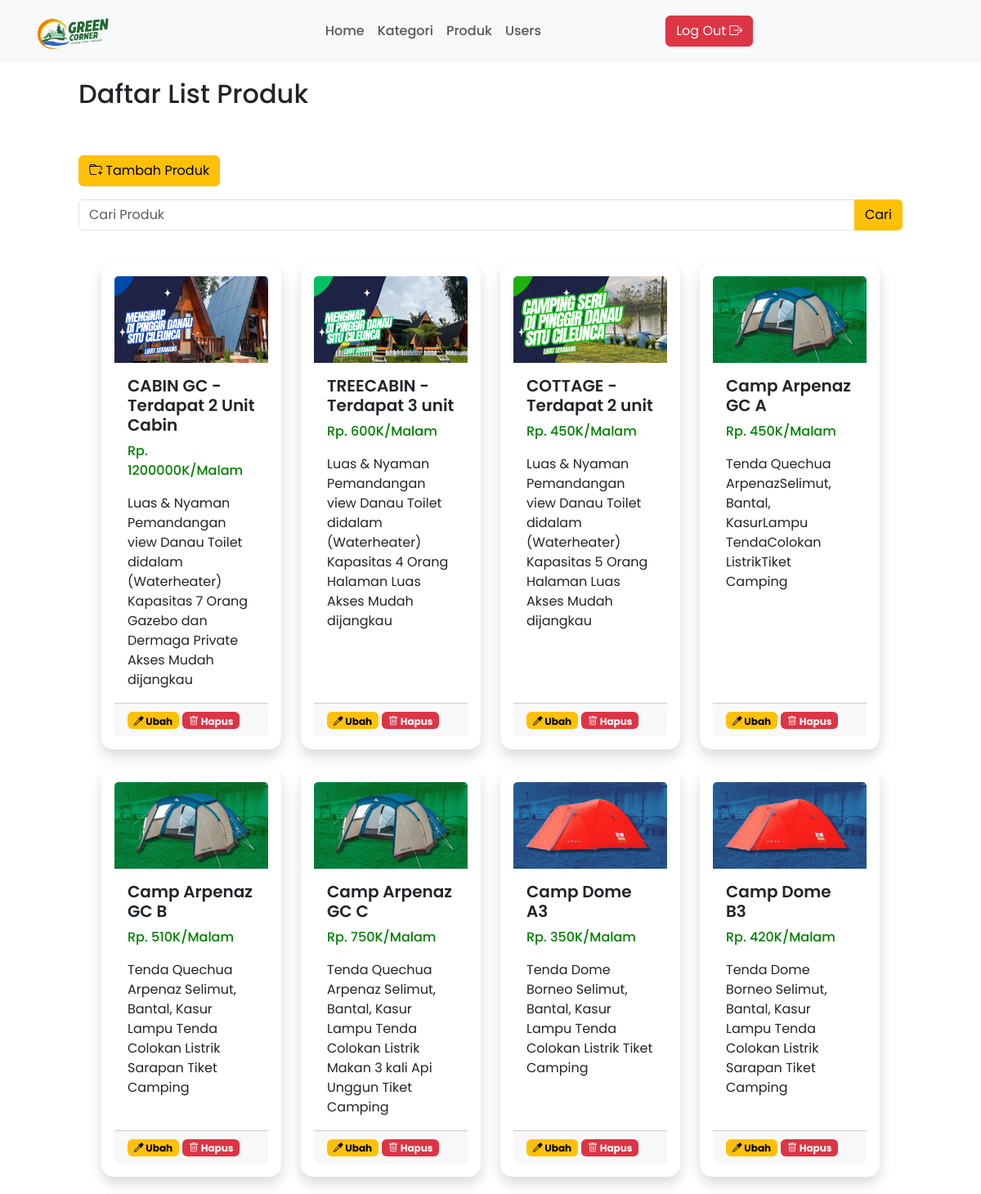
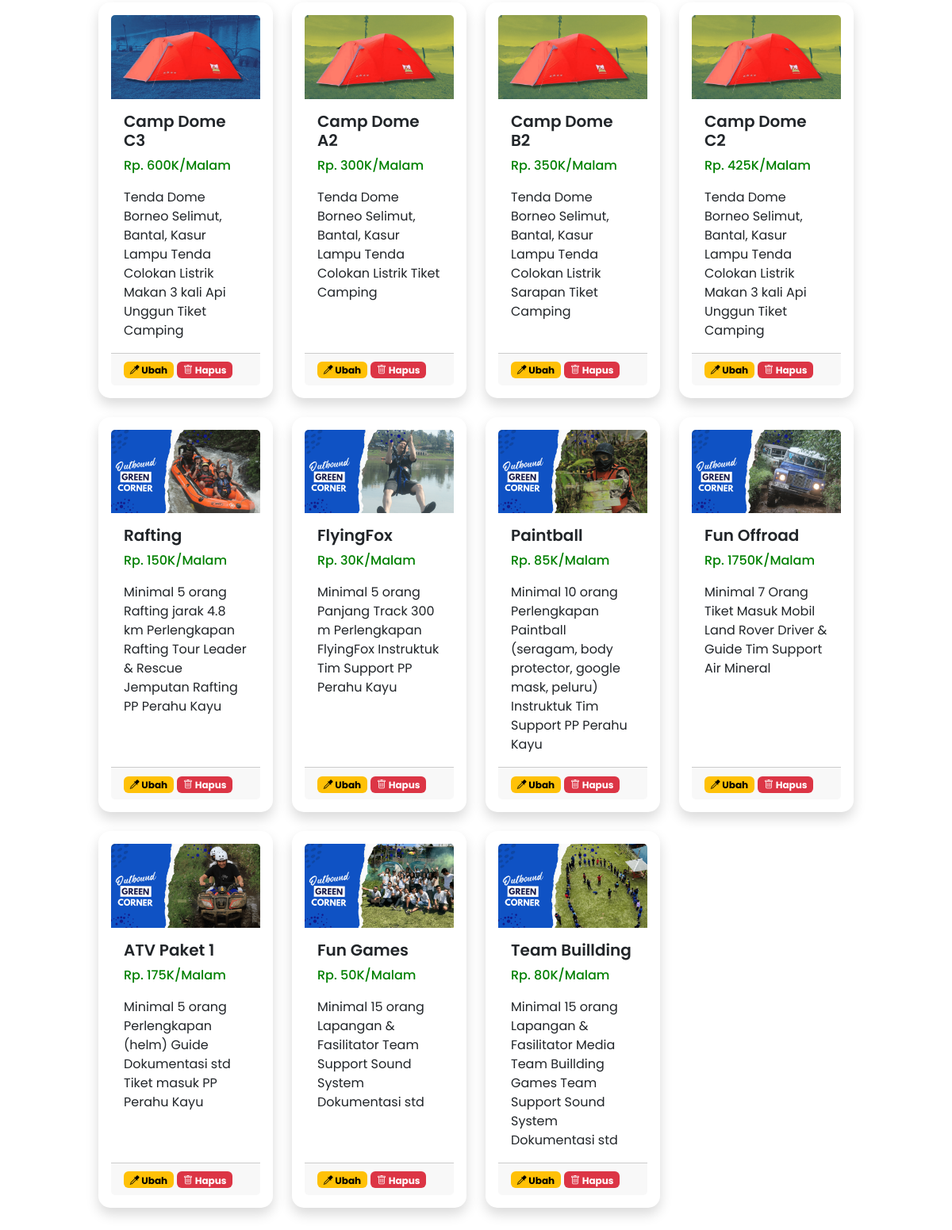
Screenshot of /pages/dashboard/users.php with the database file from the repository (2 pictures, top to bottom).
### tables this page shows
CREATE TABLE `produk` (
  `id` int NOT NULL,
  `kategori_id` int DEFAULT NULL,
  `nama` varchar(255) DEFAULT NULL,
  `harga` decimal(10,0) DEFAULT NULL,
  `gambar` varchar(255) DEFAULT NULL,
  `deskripsi` text
);

### includes/functions.php (called while the page is built, shortened)
<?php
function koneksi()
{
  $db = mysqli_connect('localhost', 'root', '', 'pw2024_tubes_233040073');
  return $db;
}
function query($query)
{
  $conn = koneksi();
  $result = mysqli_query($conn, $query);
  $rows = [];
  while ($row = mysqli_fetch_assoc($result)) {
    $rows[] = $row;
  }
  return $rows;
}

### pages/dashboard/users.php (the view, shortened to what this page needs)
<?php
require '../../includes/functions.php';
$kategori = [];
if (isset($_POST["cari"])) {
  $keyword = $_POST["keyword"];
  $kategori = cariProduk($keyword);
} else {
  $kategori = query("SELECT * FROM produk");
}
include '../../templates/navbardash.php';
?>
<div class="col py-5 my-5 mx-5 px-5">
  <h2>Daftar List Produk</h2>
  <a href="../../pages/crud/tambahProduk.php" class="btn btn-warning mt-5 mb-3"><i class="bi bi-folder-plus"></i> Tambah Produk</a>
  <form action="" method="post">
    <div class="input-group mb-3">
      <input type="text" class="form-control" placeholder="Cari Produk" aria-autocomplete="off" name="keyword" autocomplete="off">
      <button class="btn btn-warning" type="submit" name="cari">Cari</button>
    </div>
  </form>
  <div class="row row-cols-1 row-cols-md-4 g-4 mt-3 mx-3 mb-5">
    <?php if (!empty($kategori)) : ?>
      <?php foreach ($kategori as $produk) : ?>
        <div class="col">
          <div class="card h-100 shadow p-3">
            <?php
            $imgPath = "../crud/img/" . $produk['gambar'];
            if (file_exists($imgPath)) {
              echo "<img src='$imgPath' class='card-img-top' width='390' alt='Gambar Paket'>";
            } else {
              echo "<div class='card-img-top' style='height: 390px; display: flex; align-items: center; justify-content: center; background-color: #f8f9fa;'>Gambar tidak ditemukan</div>";
            }
            ?>
            <div class="card-body">
              <h5 class="card-title fw-semibold"><?= $produk['nama']; ?></h5>
              <p class="card-text fw-medium" style="color: green;">Rp. <?= $produk['harga']; ?>K/Malam</p>
              <p class="card-text"><?= $produk['deskripsi']; ?></p>
            </div>
            <div class="card-footer">
              <a href="../../pages/crud/ubahProduk.php?id=<?= $produk['id']; ?>" class="badge text-bg-warning text-decoration-none"><i class="bi bi-eyedropper"></i> Ubah </a>
              <a href="../../pages/crud/hapusProduk.php?id=<?= $produk['id']; ?>" onclick="return confirm('Yakin ingin menghapus?');" class="badge text-bg-danger text-decoration-none"><i class="bi bi-trash"></i> Hapus</a>
            </div>
          </div>
        </div>
      <?php endforeach; ?>
    <?php else : ?>
      <p class="text-center">Tidak ada produk yang ditemukan</p>
    <?php endif; ?>
  </div>
  </body>
  </html>

### assets/css/style.css (style rules this page uses)
:root { --primary: green; --bg: #070000; }
* { margin: 0; padding: 0; box-sizing: border-box; font-family: "Poppins", sans-serif; }
.card { border: none; padding: 20px; border-radius: 15px; box-shadow: 0 7px 15px rgba(0, 0, 0, 0.2); transition: 0.5s; }

### rows the page displays
produk: gambar (picture), nama "CABIN GC - Terdapat 2 Unit Cabin", harga "1200000", deskripsi "Luas & Nyaman Pemandangan view Danau Toilet didalam (Waterheater) Kapasitas 7 Orang Gazebo dan Dermaga Private Akses Mudah dijangkau"
produk: gambar (picture), nama "TREECABIN - Terdapat 3 unit", harga "600", deskripsi "Luas & Nyaman Pemandangan view Danau Toilet didalam (Waterheater) Kapasitas 4 Orang Halaman Luas Akses Mudah dijangkau"
produk: gambar (picture), nama "COTTAGE - Terdapat 2 unit", harga "450", deskripsi "Luas & Nyaman Pemandangan view Danau Toilet didalam (Waterheater) Kapasitas 5 Orang Halaman Luas Akses Mudah dijangkau"
produk: gambar (picture), nama "Camp Arpenaz GC A", harga "450", deskripsi "Tenda Quechua ArpenazSelimut, Bantal, KasurLampu TendaColokan ListrikTiket Camping"
produk: gambar (picture), nama "Camp Arpenaz GC B", harga "510", deskripsi "Tenda Quechua Arpenaz Selimut, Bantal, Kasur Lampu Tenda Colokan Listrik Sarapan Tiket Camping"
produk: gambar (picture), nama "Camp Arpenaz GC C", harga "750", deskripsi "Tenda Quechua Arpenaz Selimut, Bantal, Kasur Lampu Tenda Colokan Listrik Makan 3 kali Api Unggun Tiket Camping"
produk: gambar (picture), nama "Camp Dome A3", harga "350", deskripsi "Tenda Dome Borneo Selimut, Bantal, Kasur Lampu Tenda Colokan Listrik Tiket Camping"
produk: gambar (picture), nama "Camp Dome B3", harga "420", deskripsi "Tenda Dome Borneo Selimut, Bantal, Kasur Lampu Tenda Colokan Listrik Sarapan Tiket Camping"
produk: gambar (picture), nama "Camp Dome C3", harga "600", deskripsi "Tenda Dome Borneo Selimut, Bantal, Kasur Lampu Tenda Colokan Listrik Makan 3 kali Api Unggun Tiket Camping"
produk: gambar (picture), nama "Camp Dome A2", harga "300", deskripsi "Tenda Dome Borneo Selimut, Bantal, Kasur Lampu Tenda Colokan Listrik Tiket Camping"
produk: gambar (picture), nama "Camp Dome B2", harga "350", deskripsi "Tenda Dome Borneo Selimut, Bantal, Kasur Lampu Tenda Colokan Listrik Sarapan Tiket Camping"
produk: gambar (picture), nama "Camp Dome C2", harga "425", deskripsi "Tenda Dome Borneo Selimut, Bantal, Kasur Lampu Tenda Colokan Listrik Makan 3 kali Api Unggun Tiket Camping"
produk: gambar (picture), nama "Rafting", harga "150", deskripsi "Minimal 5 orang Rafting jarak 4.8 km Perlengkapan Rafting Tour Leader & Rescue Jemputan Rafting PP Perahu Kayu"
produk: gambar (picture), nama "FlyingFox", harga "30", deskripsi "Minimal 5 orang Panjang Track 300 m Perlengkapan FlyingFox Instruktuk Tim Support PP Perahu Kayu"
produk: gambar (picture), nama "Paintball", harga "85", deskripsi "Minimal 10 orang Perlengkapan Paintball (seragam, body protector, google mask, peluru) Instruktuk Tim Support PP Perahu Kayu"
produk: gambar (picture), nama "Fun Offroad", harga "1750", deskripsi "Minimal 7 Orang Tiket Masuk Mobil Land Rover Driver & Guide Tim Support Air Mineral"
produk: gambar (picture), nama "ATV Paket 1", harga "175", deskripsi "Minimal 5 orang Perlengkapan (helm) Guide Dokumentasi std Tiket masuk PP Perahu Kayu"
produk: gambar (picture), nama "Fun Games", harga "50", deskripsi "Minimal 15 orang Lapangan & Fasilitator Team Support Sound System Dokumentasi std"
produk: gambar (picture), nama "Team Buillding", harga "80", deskripsi "Minimal 15 orang Lapangan & Fasilitator Media Team Buillding Games Team Support Sound System Dokumentasi std"
